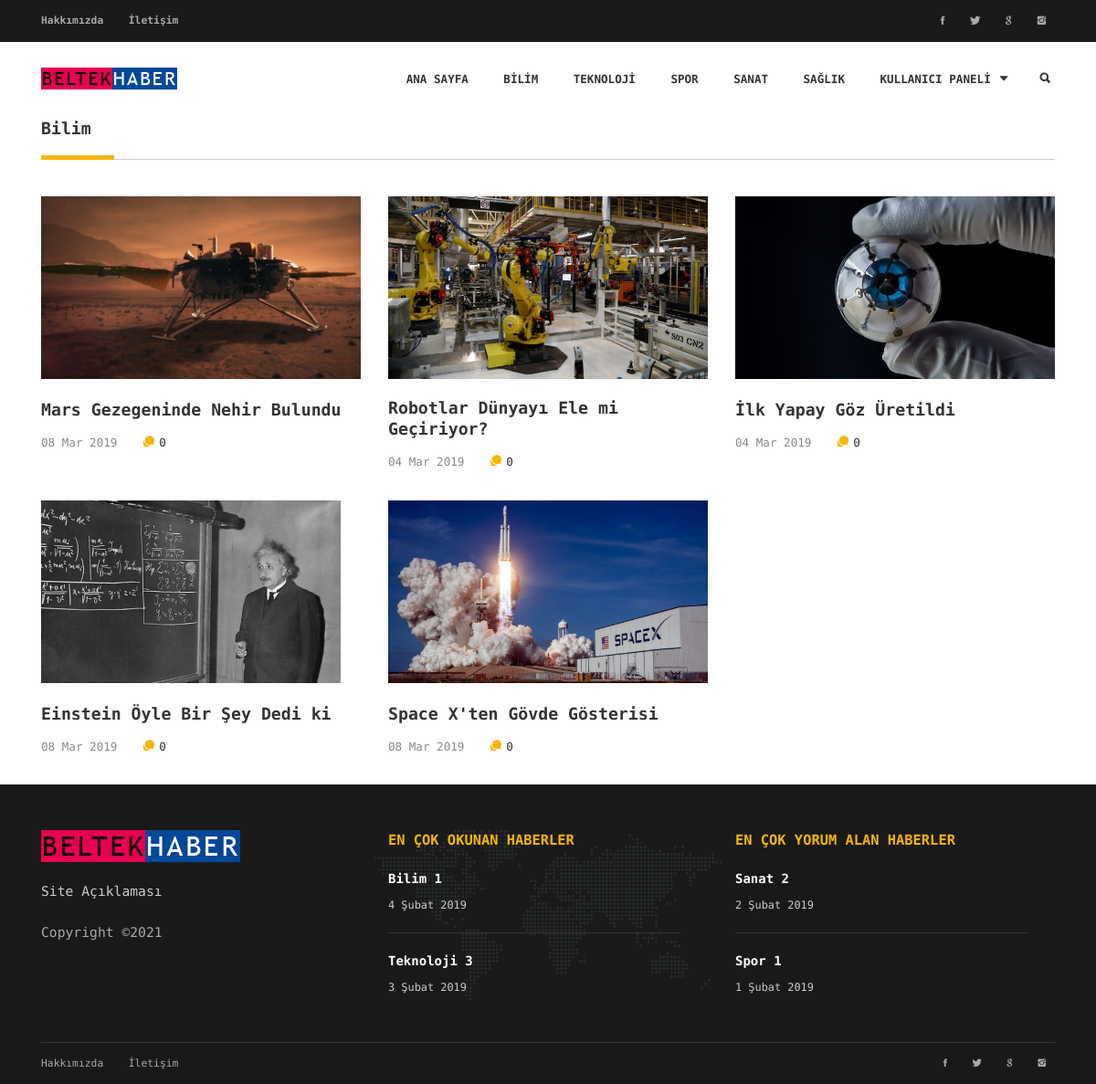
The app's page /?sayfa=haberler&kategori=bilim with its own data.
### tables this page shows
CREATE TABLE `haberler` (
  `id` int(4) NOT NULL,
  `baslik` varchar(255) NOT NULL,
  `metin` text NOT NULL,
  `kategori` varchar(20) NOT NULL,
  `resim` varchar(20) NOT NULL,
  `okunmaSayisi` int(10) NOT NULL,
  `yorumSayisi` int(4) NOT NULL,
  `zaman` timestamp NOT NULL DEFAULT CURRENT_TIMESTAMP ON UPDATE CURRENT_TIMESTAMP,
  `ekleyen` int(4) NOT NULL
);

### haberler.php (the view)
<div class="container">
	<div class="row">
		<div class="col-md-12 col-lg-12">
			<h4 class="p-title"><b>
				<?PHP
					$kategoriler = array("bilim"=>"Bilim", "teknoloji"=>"Teknoloji", "spor"=>"Spor", "sanat"=>"Sanat", "saglik"=>"Sağlık");
					echo $kategoriler[$_GET["kategori"]];
				?>
			</b></h4>
			<div class="row">
				<?php
					$sorgu = "SELECT * FROM haberler WHERE kategori='$kategori' ORDER BY id DESC";
					$sec = mysqli_query($baglanti, $sorgu);
					while($satir = mysqli_fetch_array($sec)){
						echo '<a href="?sayfa=haber&hid='.$satir["id"].'"><div class="col-sm-4">
								<img style="height:200px" src="manset/'.$satir["resim"].'" alt="">
								<h4 class="pt-20"><a href="?sayfa=haber&hid='.$satir["id"].'"><b>'.$satir["baslik"].'</b></a></h4>
								<ul class="list-li-mr-20 pt-10 mb-30">
									<li class="color-lite-black">'.date('d M Y', strtotime($satir["zaman"])).'</li>
									<li><i class="color-primary mr-5 font-12 ion-chatbubbles"></i>'.$satir["yorumSayisi"].'</li>
								</ul>
							</div></a>';
					}
				?>
			</div>
		</div>
	</div>
</div>

### common/styles.css (style rules this page uses)
html { font-size: 100%; overflow-x: hidden; width: 100%; margin: 0px; padding: 0px; touch-action: manipulation; }
body { font-size: 14px; font-family: 'Encode Sans Expanded', sans-serif; width: 100%; height: 100%; margin: 0; font-weight: 400; -webkit-font-smoothing: antialiased; -moz-osx-font-smoothing: grayscale; word-wrap: break-word; overflow-x: hidden; color: #333; }
h1, h2, h3, h4, h5, h6, p, a, ul, span, li, img, inpot, button { margin: 0; padding: 0; }
h1,h2,h3,h4,h5,h6 { line-height: 1.5; font-weight: inherit; }
h4 { font-size: 1.3em; }
a, button { display: inline-block; text-decoration: none; color: inherit; line-height: 1.3; -webkit-transition: all .25s ease-in-out; transition: all .25s ease-in-out; }
b { font-weight: 700; }
img { width: 100%; }
li { list-style: none; display: inline-block; line-height: 1.6; font-size: .9em; }
::placeholder { color: #ccc; }
.font-12 { font-size: 1.2em; }
.color-primary { color: #F9B500; }
.color-lite-black { color: #888; }
.p-title { position: relative; padding-bottom: 20px; margin-bottom: 40px; }
.p-title:after { content:''; position: absolute; bottom: 0; left: 0; width: 100%; height: 1px; background: #ccc; }
.p-title:before { content:''; position: absolute; bottom: 0; left: 0; width: 80px; height: 5px; background: #F9B500; z-index: 1; }
.list-li-mr-20 > li { margin-right: 20px; }
.mb-30 { margin-bottom: 30px!important; }
.mr-5 { margin-right: 5px!important; }
.pt-10 { padding-top: 10px!important; }
.pt-20 { padding-top: 20px!important; }

### records on screen
haberler: resim (picture), baslik "Mars Gezegeninde Nehir Bulundu", zaman "08 Mar 2019", yorumSayisi "0"
haberler: resim (picture), baslik "Robotlar Dünyayı Ele mi Geçiriyor?", zaman "04 Mar 2019", yorumSayisi "0"
haberler: resim (picture), baslik "İlk Yapay Göz Üretildi", zaman "04 Mar 2019", yorumSayisi "0"
haberler: resim (picture), baslik "Einstein Öyle Bir Şey Dedi ki", zaman "08 Mar 2019", yorumSayisi "0"
haberler: resim (picture), baslik "Space X'ten Gövde Gösterisi", zaman "08 Mar 2019", yorumSayisi "0"

### other values on screen
$kategoriler[$_GET["kategori"]] "Bilim"
